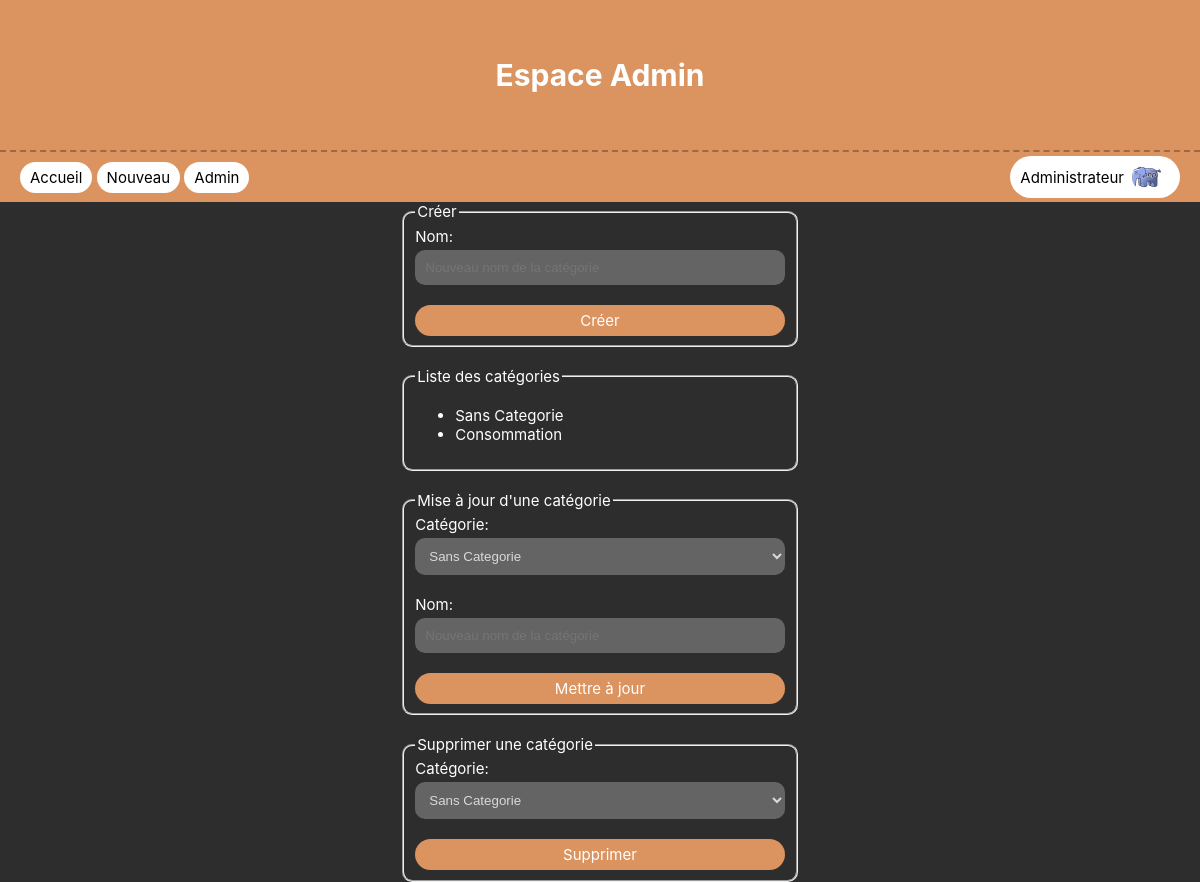
The app's page /code/admin/index.php (signed in) with its own data.
### tables this page shows
CREATE TABLE IF NOT EXISTS `users` (
  `id` int NOT NULL AUTO_INCREMENT,
  `email` text NOT NULL,
  `username` text NOT NULL,
  `password` text NOT NULL,
  `avatar_url` text NOT NULL,
  `admin` tinyint(1) NOT NULL DEFAULT '0',
  PRIMARY KEY (`id`)
);

CREATE TABLE IF NOT EXISTS `categories` (
  `id` int NOT NULL AUTO_INCREMENT,
  `name` text NOT NULL,
  PRIMARY KEY (`id`)
);

### code/includes/User.php (called while the page is built, shortened)
<?php
class User {
    private string $username;
    private string $avatar_url;
    function __construct($id, $username, $email, $password, $avatar_url, $admin) {
        $this->username = $username;
        $this->avatar_url = $avatar_url;
    }
    public function getUsername(): string {
        return $this->username;
    }
    public function getAvatarUrl(): string {
        return $this->avatar_url;
    }
    public static function findById($id): ?User {
        try {
            $conn = get_bdd_connection();
            $stmt = $conn->prepare('SELECT * FROM users where id = ?');
            $stmt->execute([$id]);
            $user = $stmt->fetch();
            if ($user) {
                return new User($user['id'], $user['username'], $user['email'], $user['password'], $user['avatar_url'], $user['admin']);
            }
            throw new ObjectNotFoundException("User does not exist");
        } catch (PDOException $e) {
            throw new SQLException($e->getMessage());
        }
    }
}

### code/includes/functions.php (called while the page is built, shortened)
<?php
require_once 'User.php';
function is_connected(): bool {
    if (!empty($_SESSION['user_id'])) {
        try {
            $user = User::findById($_SESSION['user_id']);
            if (!$user->isDeleted()) {
                return true;
            }
        } catch (ObjectNotFoundException|SQLException $e) {}
    }
    return false;
}

### code/includes/Category.php (called while the page is built, shortened)
<?php
class Category {
    private int $id;
    private string $name;
    function __construct($id, $name) {
        $this->id = $id;
        $this->name = $name;
    }
    public function getId(): int {
        return $this->id;
    }
    public function getName(): string {
        return htmlentities($this->name);
    }
    public static function getAll(): array {
        try {
            $conn = get_bdd_connection();
            $stmt = $conn->prepare("SELECT * FROM categories");
            $stmt->execute();
            $categories = $stmt->fetchAll();
            $categories_obj = array();
            foreach ($categories as $category) {
                $categories_obj[] = new Category($category["id"], $category["name"]);
            }
            return $categories_obj;
        } catch(PDOException $e) {
            throw new SQLException($e->getMessage());
        }
    }
}

### code/admin/index.php (the view, shortened to what this page needs)
<?php
require_once '../includes/Category.php';
require_once '../includes/User.php';
require_once '../includes/functions.php';
$__PAGE_PREFIX = '../';
try {
    $categories = Category::getAll();
} catch (SQLException $e) {
    die($e->getMessage());
}
?>
<!DOCTYPE html>
<html lang="fr">
<head>
    <link rel="stylesheet" href="../res/css/style.css">
</head>
<body>
    <header>
        <h1>Espace Admin</h1>
    </header>
    <?php require_once "../includes/header.php"; ?>
    <main class="admin">
        <div>
            <fieldset>
                <legend>Créer</legend>
                <form action="" method="post">
                    <label>
                        Nom:
                        <input type="text" name="name" placeholder="Nouveau nom de la catégorie">
                    </label>
                    <input type="submit" value="Créer">
                </form>
            </fieldset>
            <fieldset>
                <legend>Liste des catégories</legend>
                <ul>
                    <?php foreach ($categories as $category): ?>
                        <li><?= $category->getName() ?></li>
                    <?php endforeach; ?>
                </ul>
            </fieldset>
            <fieldset>
                <legend>Mise à jour d'une catégorie</legend>
                <form action="" method="post">
                    <label>
                        Catégorie:
                        <select name="id">
                            <?php foreach ($categories as $category): ?>
                                <option value="<?= $category->getId() ?>"><?= $category->getName() ?></option>
                            <?php endforeach; ?>
                        </select>
                    </label>
                    <label>
                        Nom:
                        <input type="text" name="name" placeholder="Nouveau nom de la catégorie">
                    </label>
                    <input type="submit" value="Mettre à jour">
                </form>
            </fieldset>
            <fieldset>
                <legend>Supprimer une catégorie</legend>
                <form action="" method="post">
                    <label>
                        Catégorie:
                        <select name="id">
                            <?php foreach ($categories as $category): ?>
                                <option value="<?= $category->getId() ?>"><?= $category->getName() ?></option>
                            <?php endforeach; ?>
                        </select>
                    </label>
                    <input type="submit" value="Supprimer">
                </form>
            </fieldset>
        </div>
    </main>
</body>
</html>

### code/includes/header.php (shortened to what this page needs)
<?php
require_once "functions.php";
require_once 'User.php';
if (is_connected()) {
    try {
        $user = User::findById($_SESSION['user_id'] ?? null);
        $username = $user->getUsername();
        $avatar_url = $user->getAvatarUrl();
    } catch (ObjectNotFoundException|ObjectDeletedException|SQLException $e) {
        $error_msg = $e->getMessage();
    }
}
?>
<nav>
    <div class="left">
        <a class="button" href="<?= $__PAGE_PREFIX ?>">Accueil</a>
        <a class="button" href="<?= $__PAGE_PREFIX ?>create_article.php">Nouveau</a>
        <a class="button" href="<?= $__PAGE_PREFIX ?>admin/">Admin</a>
    </div>
    <div class="right">
        <a href="<?= $__PAGE_PREFIX ?>account.php" class="button">
            <?= $username ?? 'Se connecter' ?>
            <img src="<?= $__PAGE_PREFIX.($avatar_url ?? 'res/img/login.png') ?>" alt="<?= $username ?? 'Default' ?>'s avatar">
        </a>
    </div>
</nav>

### code/res/css/style.css (style rules this page uses)
html, body { font-family: "Inter", sans-serif; font-size: 15px; margin: 0; height: 100%; }
body { display: flex; flex-direction: column; background-color: #2D2D2D; color: white; }
nav { background: #DB935F; display: flex; justify-content: space-between; align-items: center; padding: 4px 20px; }
nav .left { overflow: hidden; display: inline-block; white-space: nowrap; }
nav a.button { background-color: white; color: black; }
nav a.button img { height: 30px; width: 30px; border-radius: 100%; object-fit: cover; }
nav a.button img:first-child { margin-right: 8px; }
nav a.button img:last-child { margin-left: 8px; }
header { background: #DB935F; color: white; display: flex; justify-content: center; align-items: center; min-height: 150px; border-bottom: 2px dashed #9f6943; }
main { flex: 1; display: flex; padding: 0 20px; }
main.login, main.account, main.create_article, main.admin { justify-content: center; align-items: center; }
main.login form, main.login > div, main.account form, main.account > div, main.create_article form, main.create_article > div, main.admin form, main.admin > div { flex: 1; max-width: 400px; display: flex; flex-direction: column; gap: 20px; }
a.button, input.button, button.button, input[type=submit] { border: none; margin: 0; width: auto; overflow: visible; font: inherit; line-height: normal; -webkit-font-smoothing: inherit; -moz-osx-font-smoothing: inherit; -webkit-appearance: none; border-radius: 100px; background-color: #db935f; padding: 6px 10px; text-decoration: none; color: white; }
a { color: #db935f; }
a.button { display: inline-flex; align-items: center; justify-content: center; }
h1, h2, h3, h4, h5, h6 { margin: 0; }
label { display: flex; flex-direction: column; gap: 4px; }
label input, label textarea, label select { padding: 10px; border-radius: 10px; border: none; background-color: #646464; color: #D9D9D9; }
fieldset { border-radius: 10px; }

### records on screen
users: username "Administrateur", avatar_url (picture)
categories: name "Sans Categorie"
categories: name "Consommation"

### other values on screen
form field id "Sans Categorie"
